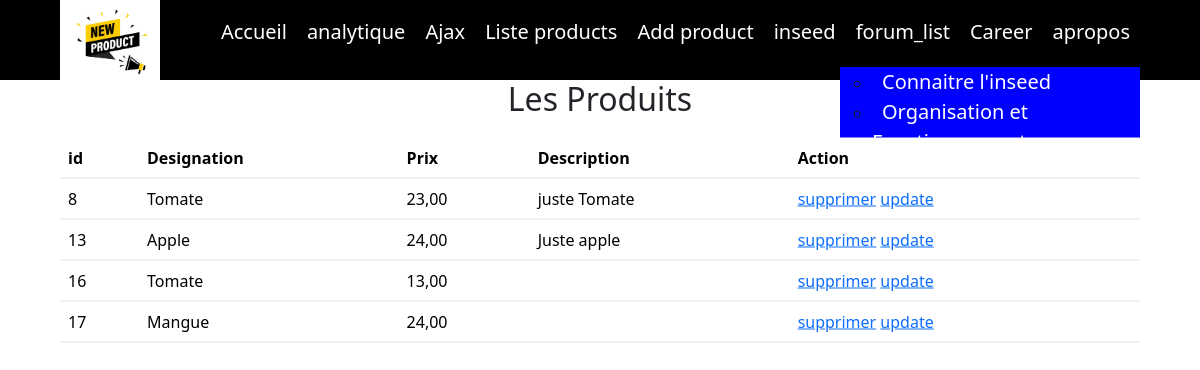
The page /List_product/list_products/ on the database as committed earlier.
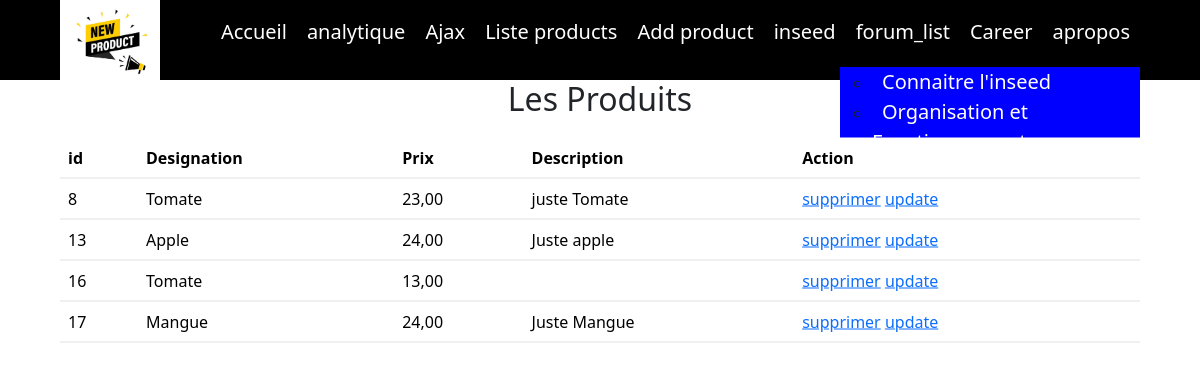
The same page on the database as committed later.
### products/models.py (models this page shows, shortened)
class Product(models.Model):
    name = models.CharField(max_length=100)
    description = models.TextField(blank=True, null=True)
    price = models.DecimalField(max_digits=10, decimal_places=2)

### List_product/views.py (the view)
# urls.py: path("list_products/",views.list_products,name="list_products"),
def list_products(request):
    products = Product.objects.all()
    paginator = Paginator(products, 1)
    page_number = request.GET.get('page')
    page_obj = paginator.get_page(page_number)
    print(page_number)
    return render(request, 'list_products.html', {'products': products,'page_obj': page_obj})

### List_product/templates/list_products.html (shortened to what this page needs)
{% extends 'index.html' %}
{% block content%}
<section class="content">
    <table class="table">
        <h2>Les Produits</h2>
        <thead>
            <tr>
                <th>id</th>
                <th>Designation</th>
                <th>Prix</th>
                <th>Description</th>
                <th>Action</th>
            </tr>
        </thead>
        <tbody>
            {% for product in products %}
            <tr>
                <td>{{ product.id }}</td>
                <td>{{ product.name }}</td>
                <td>{{ product.price }}</td>
                <td>{{ product.description }}</td>
                <td>
                    <a href="{% url 'products:delete_products' product.id %}">supprimer</a>
                    <a href="{% url 'products:update_products' product.id %}">update</a>
                </td>
            </tr>
            {% empty %}
            <tr>
                <td colspan="5">Aucun produit trouvé.</td>
            </tr>
            {% endfor %}
        </tbody>
    </table>
</section>
{% endblock %}

Rows that differ between the two databases and show on the page:
changed Product "Mangue": description (not shown) → "Juste Mangue"
